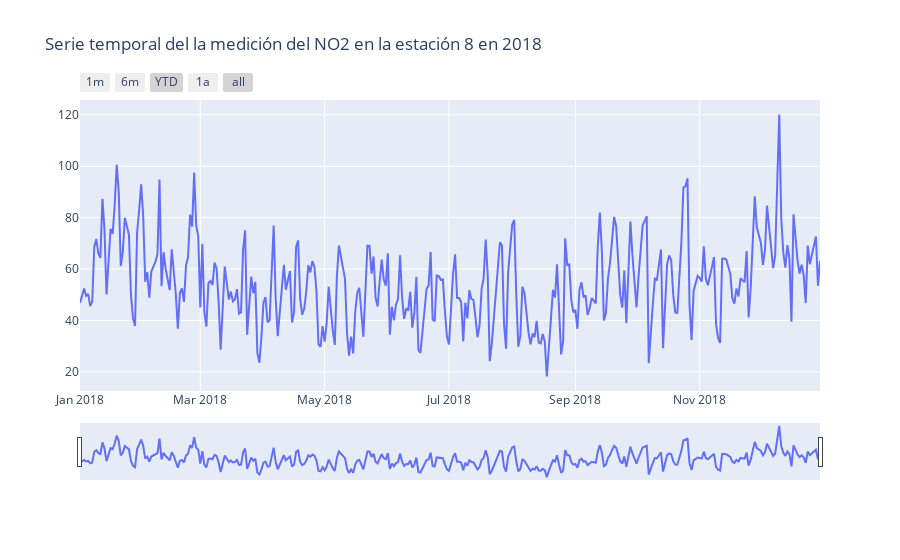

Source (notebook cell):
### Markdown cell above
Vamos a crear un gráfico para visualizar las medidas de NO2 a lo largo del año en la estación 8.

### Code cell
x = df_prediccion["ds"]
y = df_prediccion["y"]

fig = go.Figure()

fig.add_trace(go.Scatter(x=x, y=y))

# el título
fig.update_layout(
    title_text="Serie temporal del la medición del NO2 en la estación 8 en 2018",
)

fig.update_layout(
    xaxis=dict(
        rangeselector=dict(
            buttons=list(
                [
                    dict(count=1, label="1m", step="month", stepmode="backward"),
                    dict(count=6, label="6m", step="month", stepmode="backward"),
                    dict(count=1, label="YTD", step="year", stepmode="todate"),
                    dict(count=1, label="1a", step="year", stepmode="backward"),
                    dict(step="all"),
                ]
            )
        ),
        rangeslider=dict(visible=True),
        type="date",
    )
)

### Figure 1 — Plotly figure (JSON) as saved in the notebook; plotly's stock layout.template omitted (floating-point values rounded to 4 significant figures; data arrays with more than 128 entries replaced by an {"elided": "..."} marker saying what was removed)
{"data": [{"type": "scatter", "x": {"elided": "338 str values"}, "y": {"elided": "338 float values"}}], "layout": {"title": {"text": "Serie temporal del la medición del NO2 en la estación 8 en 2018"}, "xaxis": {"rangeselector": {"buttons": [{"count": 1, "label": "1m", "step": "month", "stepmode": "backward"}, {"count": 6, "label": "6m", "step": "month", "stepmode": "backward"}, {"count": 1, "label": "YTD", "step": "year", "stepmode": "todate"}, {"count": 1, "label": "1a", "step": "year", "stepmode": "backward"}, {"step": "all"}]}, "rangeslider": {"visible": true}, "type": "date"}}}
